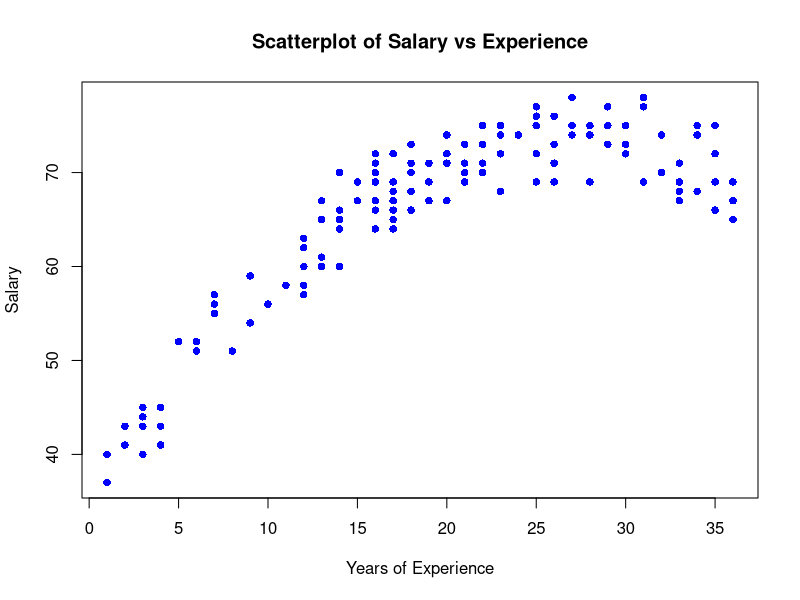

Source code (R):
## ---- chunk 1
knitr::opts_chunk$set(echo = TRUE)
## ---- chunk 2
#Loading the data into R
prof_salary <- read.table("profsalary.txt",header = T)

#Attaching data to environment
attach(prof_salary)
## ---- chunk 3
# Scatterplot and linear regression in one chunk
sal_prof <- plot(Experience, Salary,
     main = "Scatterplot of Salary vs Experience",
     xlab = "Years of Experience", ylab = "Salary",
     pch = 16, col = "blue")

## ---- chunk 4
# Fit a linear regression model
ModLinear <- lm(Salary ~ Experience)

## ---- chunk 5
# Fit a quadratic regression model
ModQuadratic <- lm(Salary ~ Experience + I(Experience^2))

## ---- chunk 6
# Fit a cubic regression model
ModCubic <- lm(Salary ~ Experience + I(Experience^2) + I(Experience^3))

## ---- chunk 7
# Calculate R² and AIC for each model
r2_linear <- summary(ModLinear)$r.squared
r2_quadratic <- summary(ModQuadratic)$r.squared
r2_cubic <- summary(ModCubic)$r.squared

aic_linear <- AIC(ModLinear)
aic_quadratic <- AIC(ModQuadratic)
aic_cubic <- AIC(ModCubic)

# Creating a dataframe
model_comparison <- data.frame(
  Model = c("Linear", "Quadratic", "Cubic"),
  R_Squared = c(r2_linear, r2_quadratic, r2_cubic),
  AIC = c(aic_linear, aic_quadratic, aic_cubic)
)

# Display the dataframe
model_comparison

